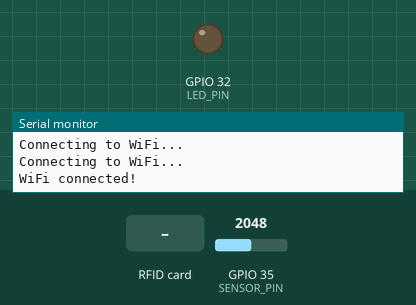
Simulated run of this sketch. Board: ESP32. Shown: output pins drawn as LEDs (lit = HIGH), the last lines printed to the serial monitor. Inputs (shaded band) come from the test bench; at power-on: GPIO 35 (SENSOR_PIN) = 2048. WiFi joins after 1.5 s; servers stay silent unless stated; uploads are accepted with an empty reply.

Above: at 3.2 s.
3.3 s: RFID card 5E 7A 19 C4 held to the reader
At 15.3 s:
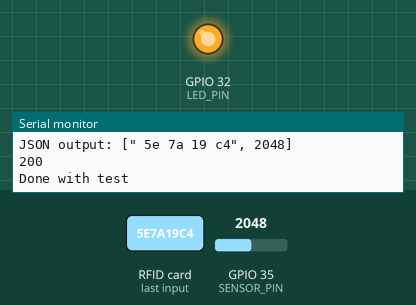
Timing chart, 0 to 15.6 s (numbered marks = the images above; inputs shaded):
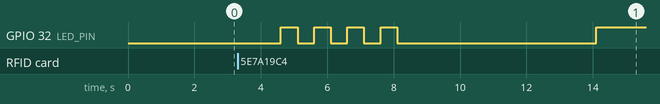

The sketch:

final_arduino.ino
```cpp
#include <SPI.h>
#include <MFRC522.h>
#include <WiFi.h>
#include <HTTPClient.h>
#include <ArduinoJson.h>


#define SS_PIN 5
#define RST_PIN 22
#define SENSOR_PIN 35
#define LED_PIN 32

const char* ssid = "esp";
const char* password = "tennisrules";
const char* host = "172.20.10.2";
const int port = 5000;

MFRC522 rfid(SS_PIN, RST_PIN); // create an instance of the MFRC522 object

int sensorValue = 0; // variable to store the sensor value
unsigned long startTime = 0; // variable to store the start time
unsigned long elapsedTime = 0; // variable to store the elapsed time
unsigned long maxValue = 0; // variable to store the maximum sensor value
int sum = 0;
int middle4Sum = 0;
int middle4Count = 0;

unsigned long previousMillis = 0;  // variable to store last time "I'm Alive" message was sent
const long interval = 10000;


void setup() {
  Serial.begin(9600); // initialize serial communication
  SPI.begin(); // initialize SPI communication


  WiFi.begin(ssid, password);
  while (WiFi.status() != WL_CONNECTED) {
    delay(1000);
    Serial.println("Connecting to WiFi...");
  }
  Serial.println("WiFi connected!");
  rfid.PCD_Init(); // initialize the RC522
  pinMode(LED_PIN, OUTPUT);

}

void loop() {
    digitalWrite(LED_PIN, LOW);
    if (millis() - previousMillis >= interval) {
    // send the "I'm Alive" message
     WiFiClient client;
    HTTPClient http;
    http.begin(client, host, port, "/alive"); // specify the server and endpoint
    int httpResponseCode = http.GET(); // send the request
    if (httpResponseCode == 200) {
      Serial.println("Sent 'I'm Alive' message to server");
    } else {
      Serial.println("Failed to send 'I'm Alive' message to server");      // ...
    }
    http.end();
    previousMillis = millis();  // update previousMillis with current time
  }
  // look for new RFID cards

  elapsedTime=0;
  startTime=0;
  middle4Sum=0;
  middle4Count=0;
  sensorValue=0;
  if (rfid.PICC_IsNewCardPresent() && rfid.PICC_ReadCardSerial()) {
    // print the UID of the card
    Serial.print("UID tag :");
    String rfidContent = "";
    byte letter;
    for (byte i = 0; i < rfid.uid.size; i++) {
      Serial.print(rfid.uid.uidByte[i] < 0x10 ? " 0" : " ");
      Serial.print(rfid.uid.uidByte[i], HEX);
      rfidContent.concat(String(rfid.uid.uidByte[i] < 0x10 ? " 0" : " "));
      rfidContent.concat(String(rfid.uid.uidByte[i], HEX));
    }
    Serial.println();
    Serial.println("Starting test");
     for (int i = 0; i < 4; i++) {
        digitalWrite(LED_PIN, LOW);
        delay(500);
        digitalWrite(LED_PIN, HIGH);
        delay(500);
    }
    digitalWrite(LED_PIN, LOW);


    // Record the output of the MQ-3 breathalyzer for a period of 6 seconds
    unsigned long startTime = millis(); // store the start time
    while (millis() - startTime < 6000) {
        sensorValue = analogRead(SENSOR_PIN); // read the sensor value
        sum += sensorValue; // add sensor data to sum
        if (millis() - startTime >= 1000 && millis() - startTime < 5000) { // record the middle 4 seconds
            middle4Sum += sensorValue; // add sensor data to middle 4 sum
            middle4Count++; // increment middle 4 count
        }
    }
    Serial.println();
    // Calculate the average of the middle 4 seconds
    int average = middle4Sum / middle4Count;
    if (average<150){ average = average/3; }
    // Print the calculated average
    Serial.print("Average: ");
    Serial.println(average);

    digitalWrite(LED_PIN, HIGH);
    Serial.println();
    Serial.print("JSON output: [\"");
    Serial.print(rfidContent);
    Serial.print("\", ");
    Serial.print(average);
    Serial.println("]");

    DynamicJsonDocument doc(1024);
    doc["rfid"] = rfidContent;
    doc["breathalyzer"] = average;
    String jsonData;
    serializeJson(doc, jsonData);


    WiFiClient client;
    HTTPClient http;
    http.begin(client, host, port, "/data"); // specify the server and endpoint
    http.addHeader("Content-Type", "application/json"); // set the content type
    int httpResponseCode = http.POST(jsonData); // send the request
     if (httpResponseCode > 0) {
        String response = http.getString();
        Serial.println(httpResponseCode);
        Serial.println(response);
      } else {
        Serial.print("Error on sending POST: ");
        Serial.println(httpResponseCode);
      }
      http.end();

    Serial.println("Done with test");

    for (int i = 0; i < 15; i++) {
      delay(1000);

    }
  }

     rfid.PICC_HaltA();
     rfid.PCD_StopCrypto1();

  delay(1000); // wait for 1 second before reading the sensor again
}
```

Measured:
- after the input at 3.3 s, GPIO 32 (LED_PIN): goes 3 × (HIGH 0.50 s, LOW 0.50 s), HIGH 0.50 s, LOW 6.0 s, then HIGH, starting after 1.3 s
